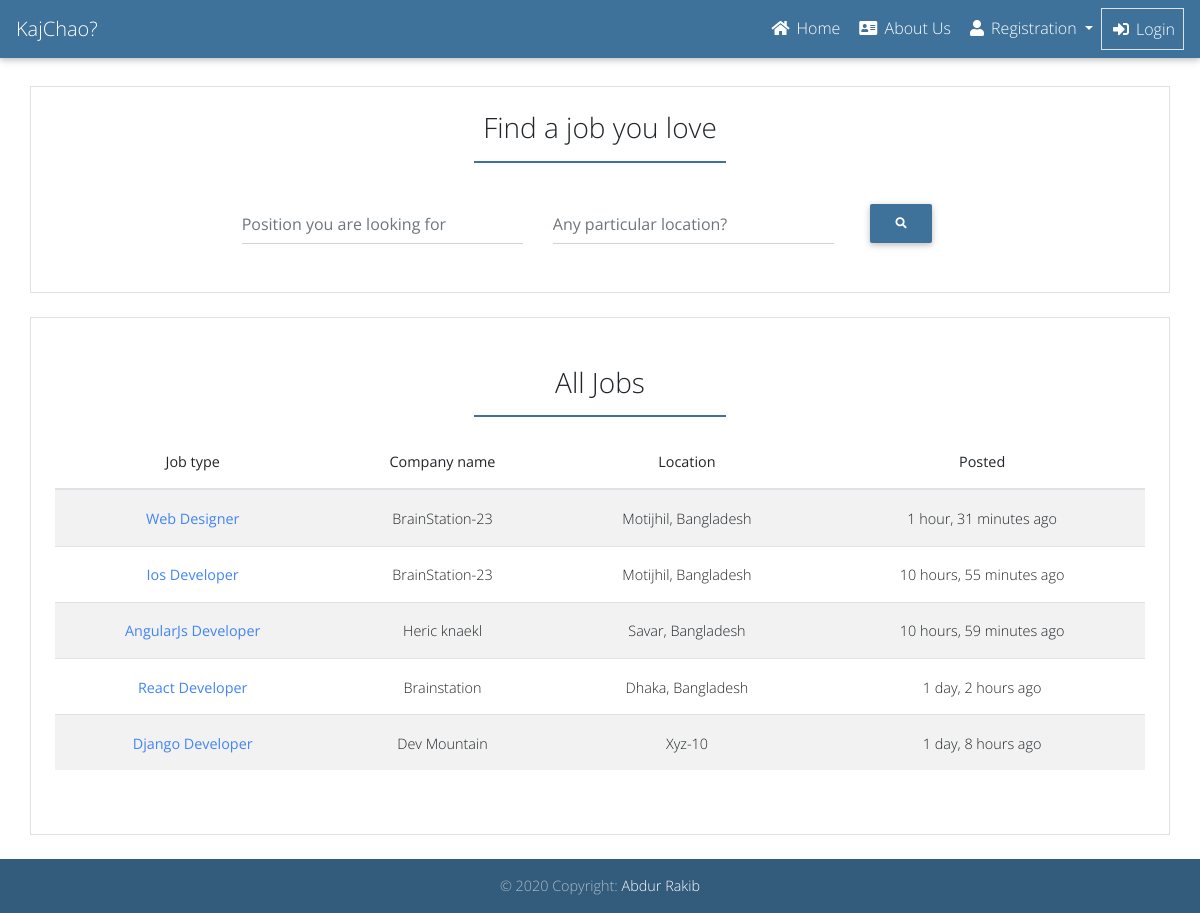
Page /jobs on the committed database.
### jobs/models.py (models this page shows, shortened)
class Job(models.Model):
    user = models.ForeignKey(get_user_model(), on_delete=models.CASCADE)
    title = models.CharField(max_length=300)
    description = models.TextField()
    location = models.CharField(max_length=300)
    job_type = models.CharField(choices=JOB_TYPE, max_length=10)
    category = models.CharField(max_length=100)
    last_date = models.DateTimeField()
    company_name = models.CharField(max_length=100)
    company_description = models.CharField(max_length=300)
    website = models.CharField(max_length=100, default="")
    created_at = models.DateTimeField(auto_now_add=True)
    filled = models.BooleanField(default=False)
    salary = models.IntegerField(default=0, blank=True)
    class Meta:
        ordering = ('-created_at', )
    def get_absolute_url(self):
        return reverse('jobs:jobs-detail',
                       kwargs={
                           'id': self.id,
                       })

### jobs/views.py (the view)
# urls.py: path('jobs', JobListView.as_view(), name='jobs'),
class JobListView(ListView):
    model = Job
    context_object_name = 'jobs'
    template_name = 'jobs/jobs.html'
    paginate_by = 5

### templates/jobs/jobs.html (shortened to what this page needs)
{% extends 'base.html' %}
{% block content %}
<div class="row ">
    <div class="col-md-12 border mt-4 p-4">
        <div class="row justify-content-center ">
            <div class="col-md-8">
                <h3 class="card-title text-center">Find a job you love</h3>
                <hr class="myColor" style="width: 250px; border: 1px solid #3F729B;">
                <form action="{% url 'jobs:search' %}" method="get">
                    <div class="row align-items-center">
                        <div class="col-md-5">
                            <div class="md-form">
                                <input type="text" id="profession" name="position"
                                    placeholder="Position you are looking for" class="form-control">
                            </div>
                        </div>
                        <div class="col-md-5">
                            <div class="md-form">
                                <input type="text" id="location" name="location" placeholder="Any particular location?"
                                    class="form-control">
                            </div>
                        </div>
                        <div class="col-md-2">
                            <button type="submit" class="btn myColor btn-md text-white">
                                <i class="fa fa-search"></i>
                            </button>
                        </div>
                    </div>
                </form>
            </div>
        </div>
    </div>
</div>
<div class="row mt-4">
    <div class="col-md-12 border px-4 py-5">
        <h3 class="text-center">All Jobs</h3>
        <hr class="myColor myBorder" style="width: 250px; border: 1px solid #3F729B;">
        <table class="table table-striped text-center">
            <thead>
                <tr>
                    <th scope="col">Job type</th>
                    <th scope="col">Company name</th>
                    <th scope="col">Location</th>
                    <th scope="col">Posted</th>
                </tr>
            </thead>
            <tbody>
                {% for job in jobs %}
                <tr>
                    <th scope="row"><a href="{{ job.get_absolute_url }}" class="text-primary">{{ job.title }}</a></th>
                    <td>{{ job.company_name }}</td>
                    <td>{{ job.location }}</td>
                    <td>{{ job.created_at|timesince }} ago</td>
                </tr>
                {% endfor %}
            </tbody>
        </table>
    </div>
</div>
{% endblock %}

### static/css/style.css (style rules this page uses)
.myColor { background-color: #3F729B; }
.myBorder { border-bottom: 2px solid #3F729B; }

### templates/base.html (style rules this page uses)
body { font-family: 'Open Sans', sans-serif; }

### rows in the picture
Job: title "Web Designer", company_name "BrainStation-23", location "Motijhil, Bangladesh", created_at "1 hour, 31 minutes"
Job: title "Ios Developer", company_name "BrainStation-23", location "Motijhil, Bangladesh", created_at "10 hours, 55 minutes"
Job: title "AngularJs Developer", company_name "Heric knaekl", location "Savar, Bangladesh", created_at "10 hours, 59 minutes"
Job: title "React Developer", company_name "Brainstation", location "Dhaka, Bangladesh", created_at "1 day, 2 hours"
Job: title "Django Developer", company_name "Dev Mountain", location "Xyz-10", created_at "1 day, 8 hours"
